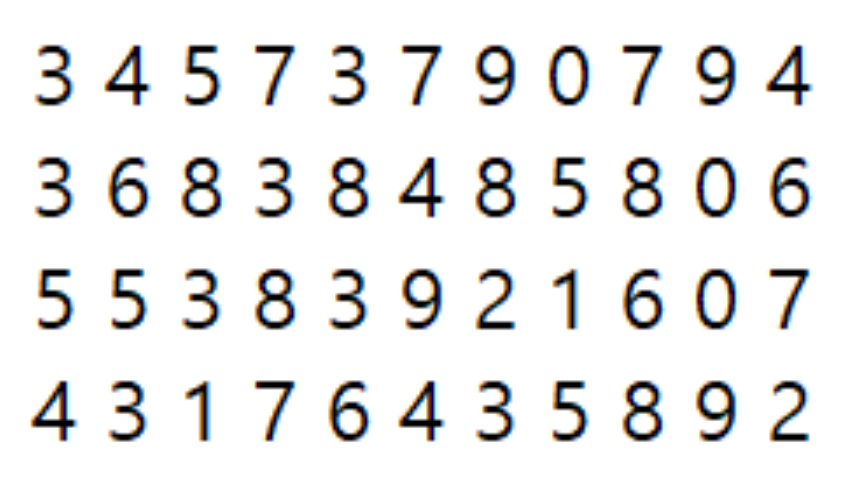
#> input picture 1.딥러닝과러닝머신/7/5.연속된 문자 인식/number100.PNG, 842 x 477 px
$ python ocr.py
#> lines starting #> are read from the running program, lines starting #| are printed output that depends on the picture; after the words box and inside, x2 and y2 are one past the last pixel; in counts of white or black regions, pixels touching at a corner belong together
import sys
import numpy as np
import cv2


#이미지 읽어들이기
im = cv2.imread('number100.PNG')
#> im is the input picture: shape (477, 842, 3); mean B, G, R 232, 232.1, 232.1

#그레이스케일로 변환하고 블러를 걸고 이진화하기
gray = cv2.cvtColor(im, cv2.COLOR_BGR2GRAY)
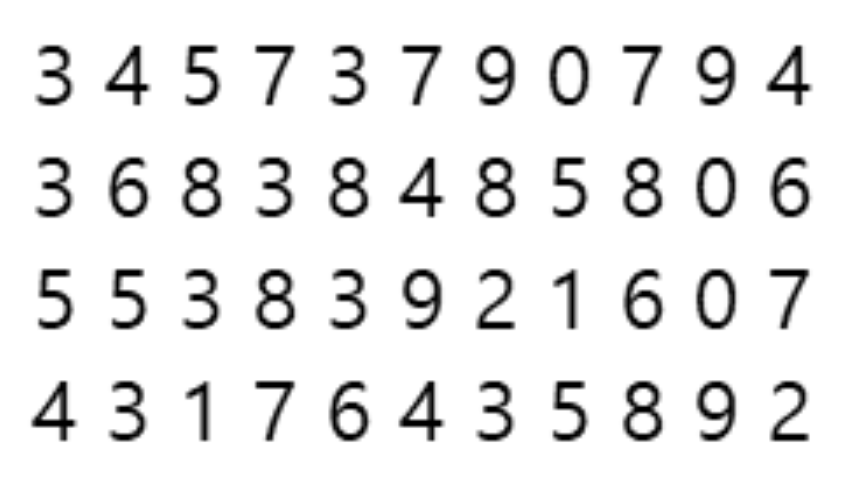
#> gray: shape (477, 842); min 0, max 255, mean 232.1
blur =cv2.GaussianBlur(gray, (5,5), 0)
thresh = cv2.adaptiveThreshold(blur, 255, 1, 1, 11, 2)
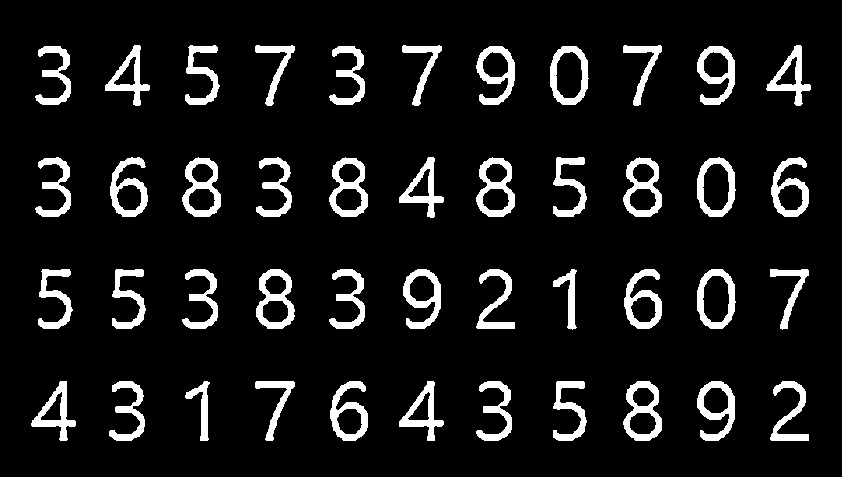
#> thresh: shape (477, 842); 9.3% white; 44 white regions

#윤곽 추출하기
contours = cv2.findContours(
    thresh, cv2.RETR_LIST, cv2.CHAIN_APPROX_SIMPLE)[0]
#> contours = 72 contours; largest, box (x1, y1, x2, y2) and area: (697, 269, 736, 329) 1831, (550, 46, 589, 105) 1824, (697, 157, 736, 217) 1823, (256, 269, 295, 329) 1700, (623, 381, 662, 441) 1694


#추출한 윤곽을 반복 처리하기
for cnt in contours:
    x, y, w, h = cv2.boundingRect(cnt)
    if h<20:continue #너무 작으면 건너뛰기
    red = (0, 0, 255) #윤곽에 빨간색 칠함
    cv2.rectangle(im, (x,y), (x+w, y+h), red, 2)
#> this loop made 72 passes
#> (x, y, w, h) on passes 1 to 12: (629, 412, 28, 23), (336, 408, 27, 27), (407, 391, 24, 30), (40, 391, 23, 30), (703, 387, 26, 27), (632, 387, 23, 20), (770, 381, 39, 60), (697, 381, 38, 60), (623, 381, 39, 60), (553, 381, 34, 60), (476, 381, 36, 60), (399, 381, 45, 60)
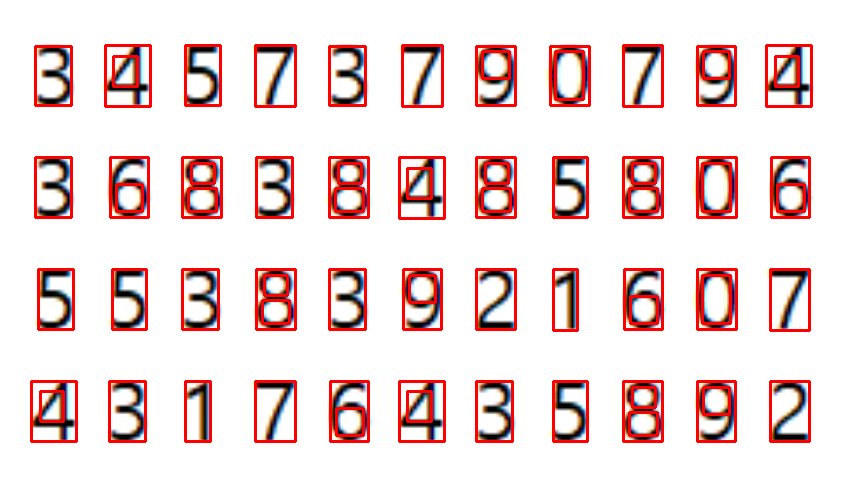
#> im: shape (477, 842, 3); 8.59% of pixels changed, all inside (x1, y1, x2, y2) = (30, 44, 813, 443)


cv2.imwrite('numbers-cnt.PNG', im)
